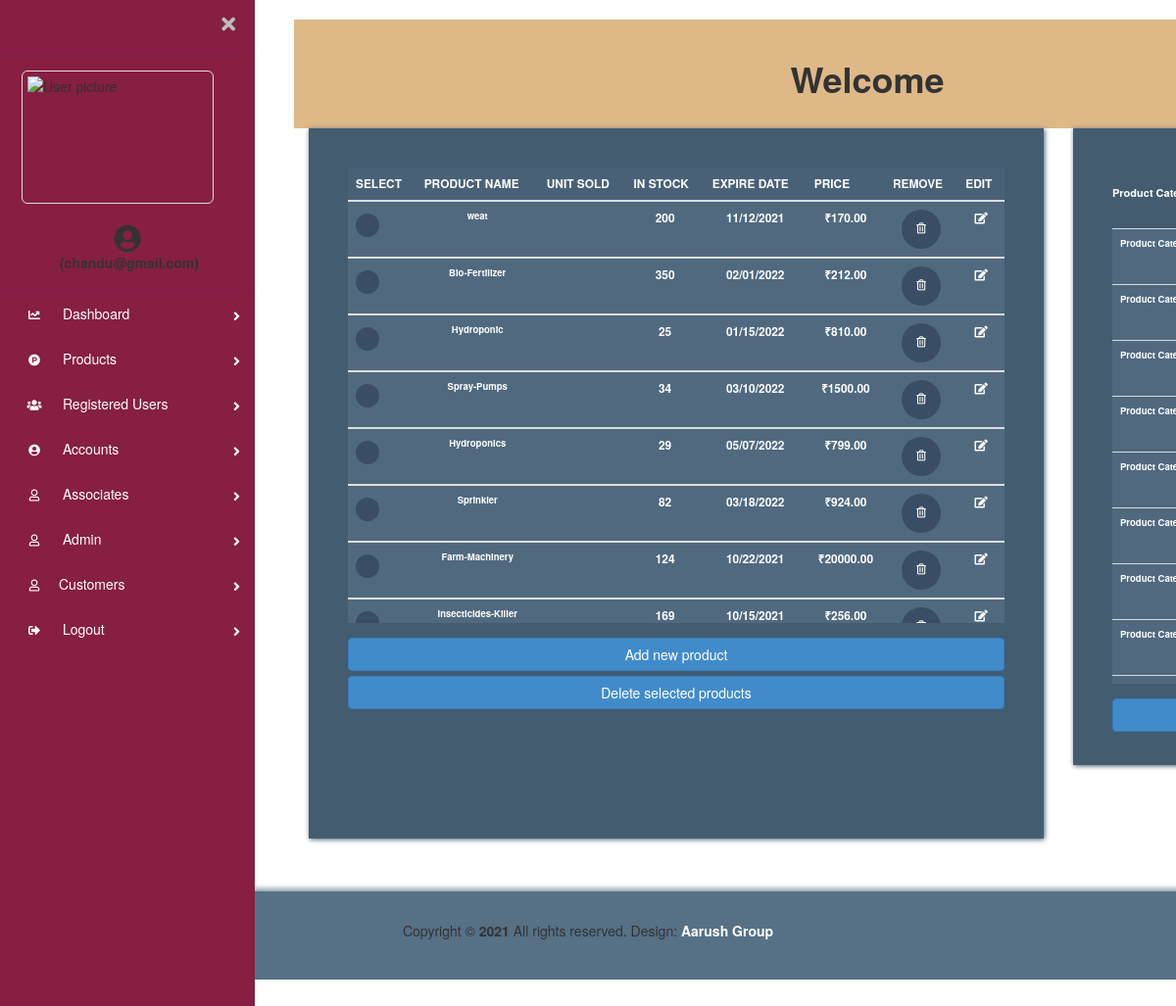
/kisan_store/cart_admin/products.php (signed in), run on the app's committed database.
### tables this page shows
CREATE TABLE `products` (
  `product_id` int(12) NOT NULL,
  `product_name` varchar(255) NOT NULL,
  `product_description` longtext NOT NULL,
  `product_category` varchar(255) NOT NULL,
  `product_subcategory` varchar(225) NOT NULL,
  `product_exp_date` text NOT NULL,
  `product_stock` int(255) NOT NULL,
  `product_img` varchar(100) NOT NULL,
  `product_price` float(10,2) NOT NULL,
  `Delete` tinyint(1) DEFAULT NULL
);

### kisan_store/cart_admin/products.php (the view, shortened to what this page needs)
<?php
include 'backend/database.php';
$qry = "select * from products";
$sql = mysqli_query($dbc, $qry) or die(mysqli_error($dbc));
$productcount=mysqli_num_rows($sql);
$username=$_SESSION['loginname'];
$qry1 = "select * from cart_super_admin";
$sql1 = mysqli_query($dbc, $qry1) or die(mysqli_error($dbc));
$row1=mysqli_fetch_assoc($sql1);
?>
<!DOCTYPE html>
<html lang="en">
  <head>
    <link rel="stylesheet" href="css/fontawesome.min.css" />
    <link rel="stylesheet" href="css/bootstrap.min.css" />
    <link rel="stylesheet" href="css/templatemo-style.css">
    <link rel="stylesheet" href="font-awesome-animation-1.1.1/package/css/font-awesome-animation.min.css">
        <link href="https://use.fontawesome.com/releases/v5.0.6/css/all.css" rel="stylesheet">
        <link href="sidenav/css/side.css" rel="stylesheet">
        <link href="sidenav/css/bootstrap.min.css" rel="stylesheet" id="bootstrap-css">
  </head>
  <body>
  <div class="page-wrapper chiller-theme toggled">
            <nav id="sidebar" class="sidebar-wrapper">
                <div class="sidebar-content">
                    <div class="sidebar-brand">
                        <div id="close-sidebar">
                            <i class="fas fa-times"></i>
                        </div>
                    </div>
                    <div class="sidebar-header">
                        <div class="user-pic">
                            <img class="img-responsive img-rounded" src="sidenav/images/kkm-logo.png" alt="User picture">
                        </div>
                    </div>
                    <div class="text-center">
                        <span class=" text-light"><i class="fas fa-user-circle fa-2x"></i><br>&nbsp;<strong>(<?php echo $_SESSION['loginname']; ?>)</strong></span>
                    </div><br>
                    <div class="sidebar-menu">
                        <ul>
                            <li class="sidebar-dropdown">
                                <a href="index.php">
                                    <i class="fas fa-chart-line fa-9x"></i>
                                    <span>Dashboard</span>
                                </a>
                            </li>
                            <li class="sidebar-dropdown">
                                <a href="products.php">
                                <i class="fab fa-product-hunt"></i>
                                    <span>Products</span>
                                </a>
                            </li>
                            <li class="sidebar-dropdown">
                                <a href="Regusers.php">
                                <i class="fas fa-users"></i>
                                    <span>Registered Users</span>
                                </a>
                            </li>
                            <li class="sidebar-dropdown">
                                <a href="accounts.php">
                                <i class="fas fa-user-circle"></i>
                                    <span>Accounts</span>
                                </a>
                            </li>
                            <li class="sidebar-dropdown">
                                <a href="../SuperAdmin/SuperAdmin_Associate.php">
                                    <i class="far fa-user"></i>
                                    <span>Associates</span>
                                </a>
                            </li>
                            <?php if($row1['email'] == $username){ ?>
                            <li class="sidebar-dropdown">
                                <a href="#">
                                <i class="fas fa-user-shield"></i>
                                    <span>Super Admin</span>
                                </a>
                                <div class="sidebar-submenu">
                                <ul>
                                  <li>
                                      <a href="super_admin.php">Super Admin
                                        </a>
                                  </li>
                                  <li>
                                      <a href="Regadmins.php">Admin</a>
                                  </li>
                                </ul>
                                </div>
                            </li>
                         <?php } else { ?>
                            <li class="sidebar-dropdown">
                                <a href="Regadmins.php">
                                    <i class="far fa-user"></i>
                                    <span>Admin</span>
                                </a>
                            </li>
                          <?php } ?>
                            <li class="sidebar-dropdown">
                                <a href="#"><i class="far fa-user"></i><span>Customers</span></a>
                            </li>
                            <li class="sidebar-dropdown">
                            <a href="../backend/logout.php">
                            <i class="fas fa-sign-out-alt"></i>
                                    <span>Logout</span>
                                </a>
                            </li>
                        </ul>
            </nav>
            <main class="page-content">
        <div class="container text-dark text-center" style="background: burlywood;">
                    <h1><strong>Welcome</strong></h1>
                </div>
    <form action="remove/remove_mutiple_products.php" method="POST" >
    <div class="container mt-4">
      <div class="row tm-content-row">
      <div class="col-sm-12 col-md-12 col-lg-8 col-xl-8 tm-block-col">
          <div class="tm-bg-primary-dark tm-block tm-block-products">
            <div class="tm-product-table-container">
              <table class="table table-hover tm-table-small tm-product-table">
              <?php if ($productcount > 0) { ?>
                <thead>
                  <tr align="center">
                    <th scope="col">SELECT</th>
                    <th scope="col">PRODUCT NAME</th>
                    <th scope="col">UNIT SOLD</th>
                    <th scope="col">IN STOCK</th>
                    <th scope="col">EXPIRE DATE</th>
                    <th scope="col">PRICE</th>
                    <th scope="col">REMOVE</th>
                    <th scope="col">EDIT</th>
                  </tr>
                </thead>
                <?php while ($row = mysqli_fetch_assoc($sql)) { ?>
                <tbody>
                  <tr align="center">
                    <th scope="row"><input type="checkbox"  name="checkbox[]" value=' <?php echo $row["product_id"] ?>' id="checkbox"/></th>
                    <td class="tm-product-name"><?php echo $row['product_name'] ?> </td>
                    <td><?php echo $row['unit_sold'] ?></td>
                    <td> <?php echo $row['product_stock'] ?></td>
                    <td> <?php echo $row['product_exp_date'] ?></td>
                    <td> <?php echo "₹".$row['product_price'] ?></td>
                    <?php echo "<td>
                      <a href='remove/remove_product.php?id=" . $row['product_id'] . "' class='tm-product-delete-link' onClick=\"javascript: return confirm('Please confirm deletion');\">
                        <i class='far fa-trash-alt tm-product-delete-icon' ></i>
                      </a>
                    </td>"?>
                   <?php echo '<td><a style="color:white;" href="edit-product.php?product_id='.$row['product_id'].'"><i class="fa fa-edit" ></i></a></td>';?>
                  </tr>
                  <?php } ?>
            <?php } ?>
                </tbody>
              </table>
            </div>
            <a
              href="add-product.php"
              class="btn btn-primary btn-block text-uppercase mb-3">Add new product</a>
            <button class="btn btn-primary btn-block text-uppercase" type="submit" name="submit" id="submit" onClick="javascript: return confirm('Please confirm deletion');">
              Delete selected products
            </button>
          </div>
        </div>
        <div class="col-sm-12 col-md-12 col-lg-4 col-xl-4 tm-block-col">
          <div class="tm-bg-primary-dark tm-block tm-block-product-categories">
            <h2 class="tm-block-title">Product Categories</h2>
            <div class="tm-product-table-container">
              <table class="table tm-table-small tm-product-table">
                <tbody>
                  <tr>
                    <td class="tm-product-name">Product Category 1</td>
                  </tr>
                  <tr>
                    <td class="tm-product-name">Product Category 2</td>
                  </tr>
                  <tr>
                    <td class="tm-product-name">Product Category 3</td>
                  </tr>
                  <tr>
                    <td class="tm-product-name">Product Category 4</td>
                  </tr>
                  <tr>
                    <td class="tm-product-name">Product Category 5</td>
                  </tr>
                  <tr>
                    <td class="tm-product-name">Product Category 6</td>
                  </tr>
                  <tr>
                    <td class="tm-product-name">Product Category 7</td>
                  </tr>
                  <tr>
                    <td class="tm-product-name">Product Category 8</td>
                  </tr>
                  <tr>
                    <td class="tm-product-name">Product Category 9</td>
                  </tr>
                </tbody>
              </table>
            </div>
            <a
              href="#"
              class="btn btn-primary btn-block text-uppercase mb-3">Add New Category</a>
          </div>
        </div>
      </div>
    </div>
    </form>
    </main>
    <footer class="tm-footer row tm-mt-small">
      <div class="col-12 font-weight-light">
        <p class="text-center text-white mb-0 px-4 large">
          Copyright &copy; <b><?php  echo date("Y"); ?></b> All rights reserved.
          Design: <a rel="nofollow noopener" href="" class="tm-footer-link"><b>Aarush Group</b></a>
        </p>
      </div>
    </footer>
  </body>
</html>

### kisan_store/cart_admin/css/templatemo-style.css (style rules this page uses)
html { font-size: 16px; overflow-x: hidden; }
body { font-family: Roboto, Helvetica, Arial, sans-serif; background-color: rgb(245, 241, 241); overflow-x: hidden; }
a { transition: all 0.3s ease; }
.tm-mt-small { margin-top: 20px; }
.tm-block-col { margin-bottom: 30px; }
.tm-block { padding: 40px; -webkit-box-shadow: 1px 1px 5px 0 #455c71; -moz-box-shadow: 1px 1px 5px 0 #455c71; box-shadow: 1px 1px 5px 0 #455c71; min-height: 350px; height: 100%; max-height: 450px; }
.tm-block-title { font-size: 1.1rem; font-weight: 700; color: #fff; margin-bottom: 30px; }
.tm-content-row { justify-content: space-between; margin-left: -20px; margin-right: -20px; }
.table { background-color: #50697f; color: #fff; font-size: 85%; margin-bottom: 0; }
thead { background-color: #486177; color: #fff; }
.table thead th { border-bottom: 0; }
.btn { border-radius: 0; padding: 13px 28px; transition: all 0.2s ease; max-width: 100%; }
.btn-primary { color: #fff; background-color: #f5a623; border: 2px solid #f5a623; font-size: 90%; font-weight: 600; }
.table td, .table th { border-top: 1px solid #415a70; padding: 15px 25px; vertical-align: middle; }
.tm-table-small td, .tm-table-small th { padding-left: 12px; padding-right: 12px; }
.table-hover tbody tr { transition: all 0.2s ease; }
.tm-bg-primary-dark { background-color: #435c70; }
input[type="checkbox"] { cursor: pointer; -webkit-appearance: none; appearance: none; background-color: #394e64; background-position: center; border-radius: 50%; box-sizing: border-box; position: relative; box-sizing: content-box; width: 24px; height: 24px; transition: all 0.1s linear; }
.tm-block-products { min-height: 725px; }
.tm-block-product-categories { min-height: 650px; }
.tm-product-table-container { max-height: 465px; margin-bottom: 15px; overflow-y: scroll; }
.tm-product-table tr { font-weight: 600; }
.tm-product-name { font-size: 0.95rem; font-weight: 600; }
.tm-product-delete-icon { font-size: 1.1rem; color: #fff; }
.tm-product-delete-link { padding: 10px; border-radius: 50%; background-color: #394e64; display: inline-block; width: 40px; height: 40px; text-align: center; }
.tm-footer { background-color: #567086; padding-top: 30px; padding-bottom: 30px; -webkit-box-shadow: 0 -3px 5px 0 rgba(69, 92, 113, 0.59); -moz-box-shadow: 0 -3px 5px 0 rgba(69, 92, 113, 0.59); box-shadow: 0 -3px 5px 0 rgba(69, 92, 113, 0.59); }
.tm-footer-link { color: white; }

### kisan_store/cart_admin/products.php (style rules this page uses)
img { border: 1px solid #ddd; border-radius: 4px; padding: 5px; width: 150px; }

### data on the page
products: product_name "weat", product_stock "200", product_exp_date "11/12/2021", product_price "170.00"
products: product_name "Bio-Fertilizer", product_stock "350", product_exp_date "02/01/2022", product_price "212.00"
products: product_name "Hydroponic", product_stock "25", product_exp_date "01/15/2022", product_price "810.00"
products: product_name "Spray-Pumps", product_stock "34", product_exp_date "03/10/2022", product_price "1500.00"
products: product_name "Hydroponics", product_stock "29", product_exp_date "05/07/2022", product_price "799.00"
products: product_name "Sprinkler", product_stock "82", product_exp_date "03/18/2022", product_price "924.00"
products: product_name "Farm-Machinery", product_stock "124", product_exp_date "10/22/2021", product_price "20000.00"
products: product_name "Insecticides-Killer", product_stock "169", product_exp_date "10/15/2021", product_price "256.00"
